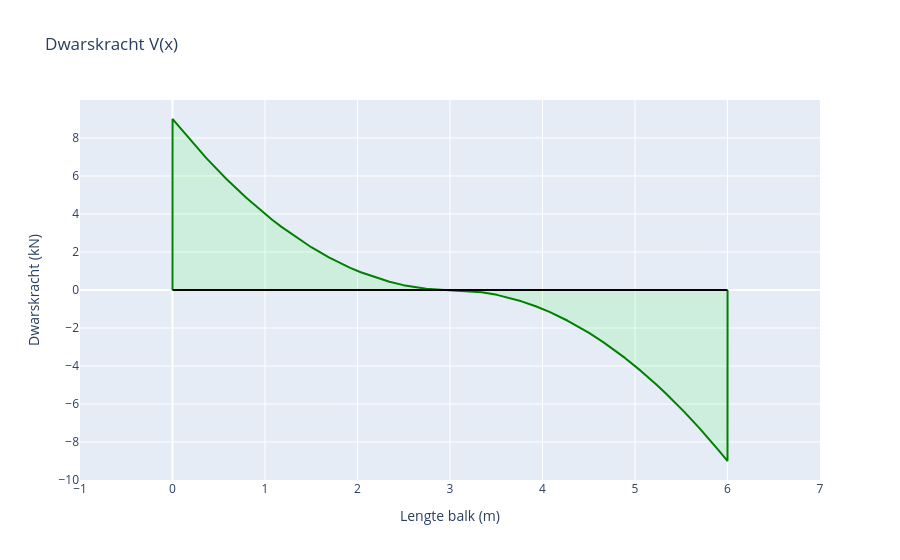

Source (notebook cell):
### Markdown cell above
## Dwarskrachtgrafiek

### Code cell
layout = go.Layout(
    title="Dwarskracht V(x)",
    xaxis=dict(dtick=1, title="Lengte balk (m)", range=[-1, lengteBalk+1]),
    yaxis=dict(title="Dwarskracht (kN)"),
    showlegend=False
)

line = go.Scatter(
    x=X,
    y= sum(shearForce),
    mode='lines',
    name='Dwarskracht (kN)',
    fill = 'tonexty',
    line_color='green',
    fillcolor='rgba(0,255,0,0.1)'
)

axis = go.Scatter(
    x= [0,lengteBalk],
    y= [0,0],
    mode='lines',
    line_color='black'
)

fig= go.Figure(data=[line, axis], layout=layout)
fig.show()

### Figure 1 — Plotly figure (JSON) as saved in the notebook; plotly's stock layout.template omitted (floating-point values rounded to 4 significant figures; data arrays with more than 128 entries replaced by an {"elided": "..."} marker saying what was removed)
{"data": [{"fill": "tonexty", "fillcolor": "rgba(0,255,0,0.1)", "line": {"color": "green"}, "mode": "lines", "name": "Dwarskracht (kN)", "type": "scatter", "x": {"elided": "10002 float values"}, "y": {"elided": "10002 float values"}}, {"line": {"color": "black"}, "mode": "lines", "type": "scatter", "x": [0, 6], "y": [0, 0]}], "layout": {"autosize": true, "showlegend": false, "title": {"text": "Dwarskracht V(x)"}, "xaxis": {"dtick": 1, "range": [-1, 7], "title": {"text": "Lengte balk (m)"}, "type": "linear"}, "yaxis": {"autorange": true, "range": [-10.0, 9.996], "title": {"text": "Dwarskracht (kN)"}, "type": "linear"}}}
